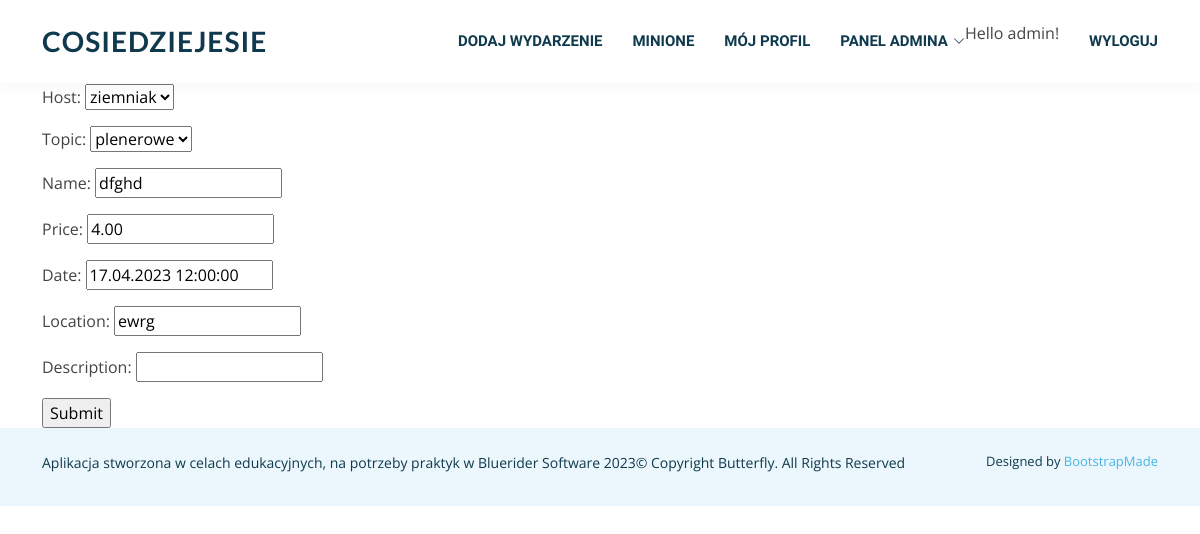
Page /update-room/4/ (signed in) on the earlier database version.
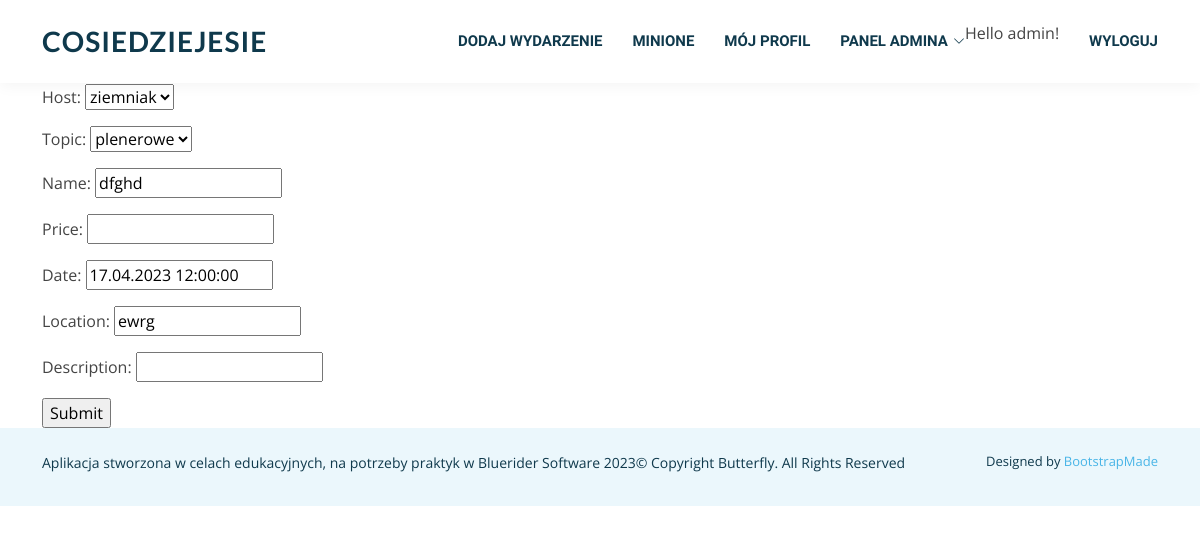
Same page on the later database version.
### wydarzenia/models.py (models this page shows, shortened)
class Room(models.Model):
    host = models.ForeignKey(User, on_delete=models.SET_NULL, null=True)
    topic = models.ForeignKey(Topic, on_delete=models.SET_NULL, null=True)
    name = models.CharField(max_length=200, default="")
    price = models.DecimalField(max_digits=12, decimal_places=2, null=True)
    description = tinymce_models.HTMLField(blank=True, default="")
    date = models.DateTimeField(null=True, blank=True)
    updated = models.DateTimeField(auto_now=True)
    created = models.DateTimeField(auto_now_add=True)
    location = models.CharField(default="", max_length=50)

### wydarzenia/views.py (the view)
# urls.py: path("update-room/<int:pk>/", views.update_room, name="update-room"),
@login_required(login_url="login")
def update_room(request, pk):
    try:
        room = Room.objects.get(id=pk)
        form = RoomForm(instance=room)
        if request.method == "POST":
            form = RoomForm(request.POST, instance=room)
            if form.is_valid():
                form.save()
                return redirect("home")
        return render(request, "wydarzenia/room_form.html", {"form": form})
    except Room.DoesNotExist:
        return render(request, "404.html", {"my_var": "The Room You Want To Update Does Not Exists"})

### wydarzenia/forms.py
class RoomForm(ModelForm):
    description = forms.CharField(widget=TinyMCE(attrs={"cols": 80, "rows": 30}))
    class Meta:
        model = Room
        fields = "__all__"

### wydarzenia/models.py (called while the page is built)
    def __str__(self):
        return self.slug

### wydarzenia/templates/wydarzenia/room_form.html (shortened to what this page needs)
{% extends 'main.html' %}
{% block content %}
<div class="container">
    <form method="POST" action="">
        {{form.as_p}}
        <input type="submit" value="Submit">
    </form>
</div>
{% endblock content %}

Differences in the rows shown:
changed Room "ziemniak": price "4.00" → (not shown)
